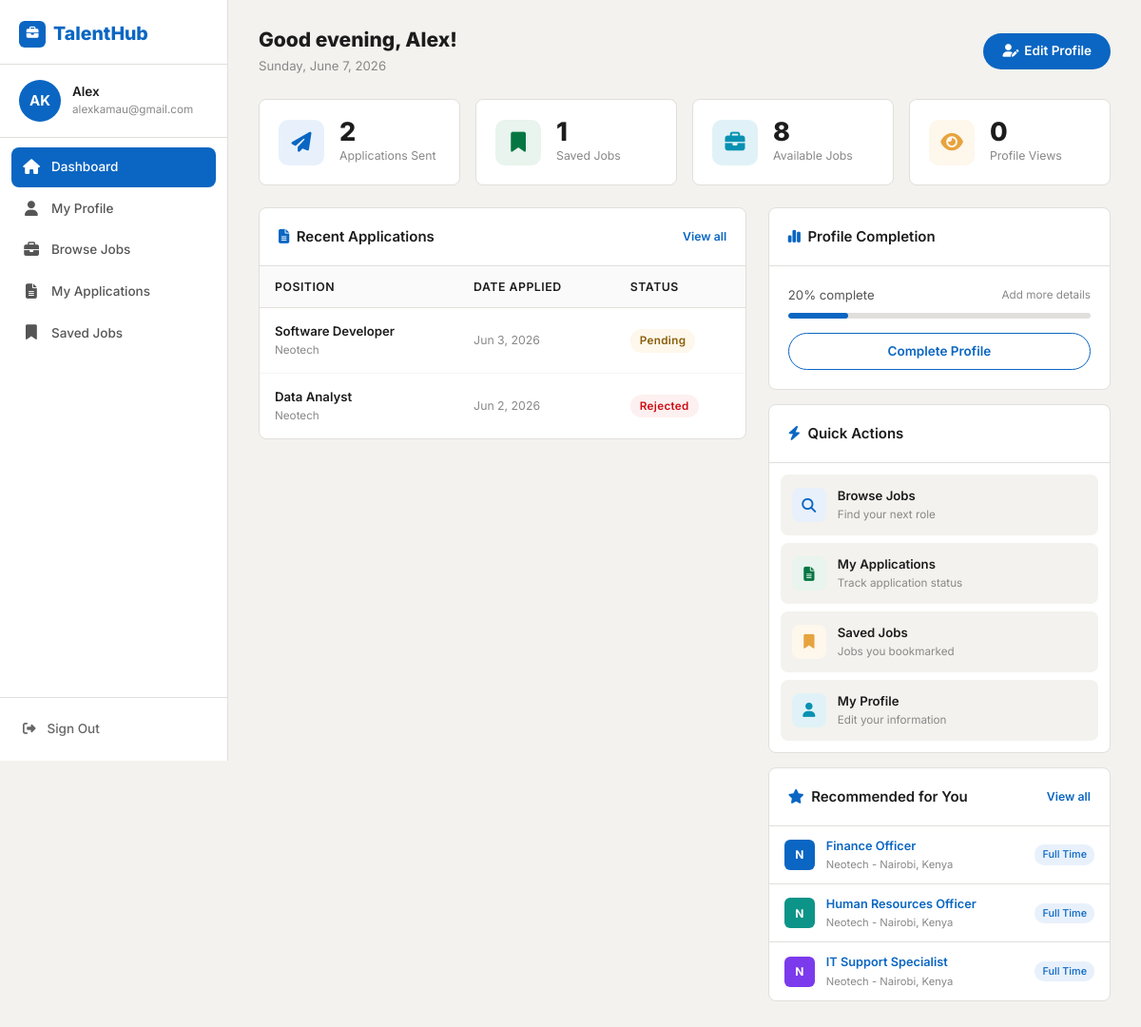
Before: /applicant/ (signed in) with the older database file.
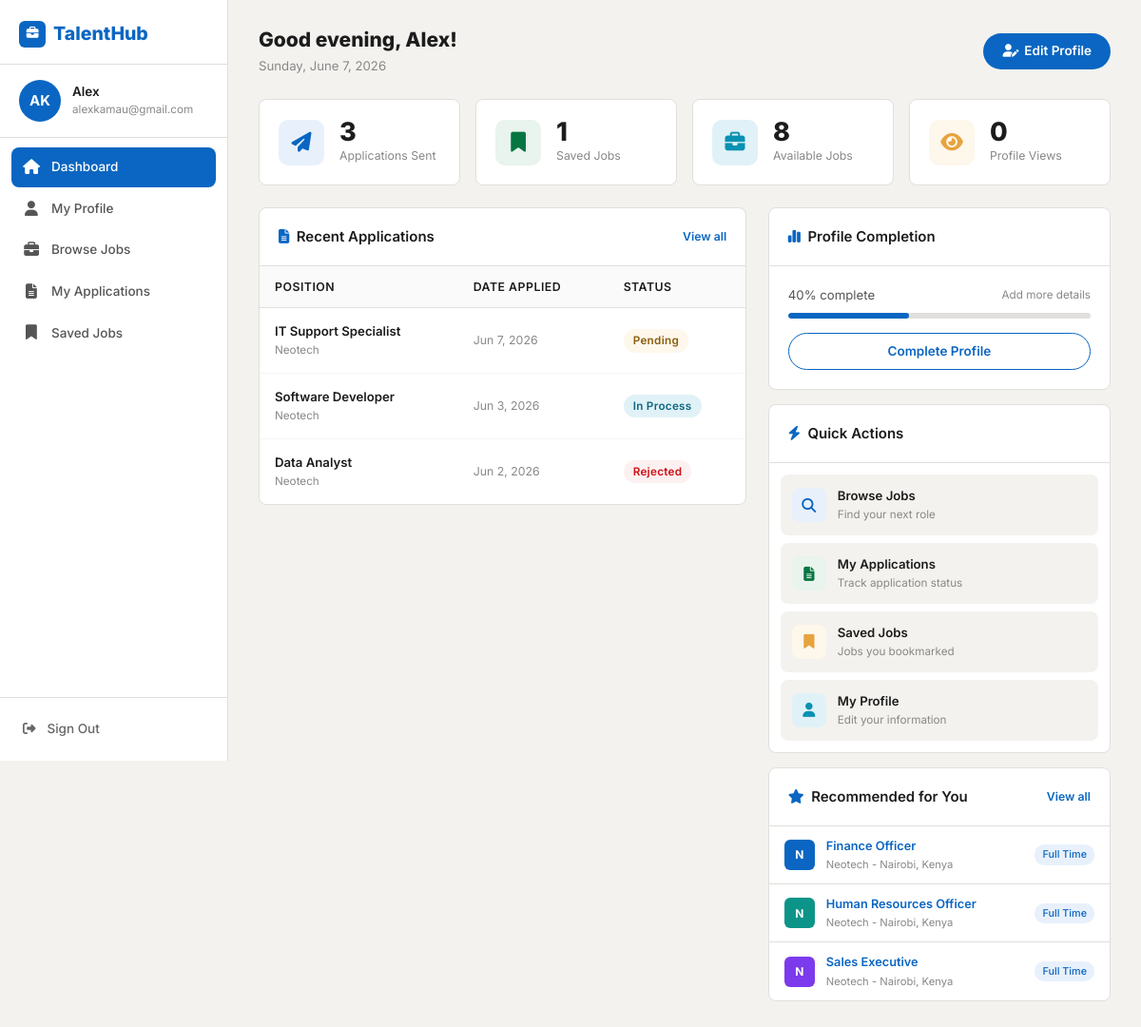
After: the same page with the newer database file.
### job_seeker/models.py (models this page shows, shortened)
class Application(models.Model):
    job = models.ForeignKey(Job, on_delete=CASCADE)
    applicant = models.ForeignKey(Applicant, on_delete=CASCADE, related_name='applications')
    date_applied = models.DateTimeField(default=timezone.now)
    resume = models.FileField(upload_to='applications/resumes/', null=True, blank=True, verbose_name='Resume/CV')
    cover_letter = models.FileField(upload_to='cover_letters/', null=True, blank=True)
    status = models.CharField(max_length=20, choices=APPLICATION_STATUS, default='pending')
    reviewed_by = models.ForeignKey(Staff, blank=True, null=True, on_delete=SET_NULL, related_name='reviewed_applications')
    date_reviewed = models.DateTimeField(blank=True, null=True)
    approved = models.BooleanField(default=False)
    approved_by = models.ForeignKey(Staff, blank=True, null=True, on_delete=SET_NULL)
    date_approved = models.DateTimeField(blank=True, null=True)
    class Meta:
        constraints = [
            UniqueConstraint(fields=['job', 'applicant'], name='unique_applicant_job_match')
        ]
        ordering = ['-date_applied']

class Job(models.Model):
    staff = models.ForeignKey(User, related_name='jobs', on_delete=models.CASCADE, null=True)
    title = models.CharField(max_length=255)
    company = models.CharField(max_length=200, null=True, blank=True)
    location = models.CharField(max_length=255)
    description = models.TextField()
    skills_req = models.CharField(max_length=500, null=True, blank=True)
    job_type = models.CharField(max_length=30, choices=JOB_TYPES, default='Full Time', null=True)
    link = models.URLField(null=True, blank=True)
    salary = models.CharField(max_length=100, null=True, blank=True)
    slug = AutoSlugField(populate_from='title', unique=True, null=True)
    date_posted = models.DateTimeField(default=timezone.now)
    deadline = models.DateField(null=True, blank=True)

### job_seeker/decorators.py (the view)
    def wrapper_func(request, *args, **kwargs):
        if not request.user.is_authenticated:
            return redirect('login')
        if request.user.user_type == User.APPLICANT:
            return view_func(request, *args, **kwargs)
        if request.user.user_type == User.STAFF:
            return redirect('staff')
        messages.error(request, 'Access denied. This page is for job seekers only.')
        return redirect('home')

### job_seeker/models.py (called while the page is built)
    @property
    def full_name(self):
        return f'{self.first_name} {self.last_name}'.strip() or self.username

    @property
    def initials(self):
        parts = self.full_name.split()
        if len(parts) >= 2:
            return (parts[0][0] + parts[-1][0]).upper()
        return self.username[:2].upper()

    def completion_percentage(self):
        fields = [self.full_name, self.location, self.resume, self.grad_year, self.job_type]
        filled = sum(1 for f in fields if f)
        return int((filled / len(fields)) * 100)

### templates/applicant/applicant.html (shortened to what the changed rows need)
{% extends 'base.html' %}
{% block body %}
<div class="sidebar-main">
  <div class="page-header">
    <div>
      <h1 class="page-title">{{ greeting }}, {{ request.user.first_name|default:request.user.username }}!</h1>
    </div>
  </div>
  <div class="stats-row mb-4">
    <div class="stat-card">
      <div>
        <div class="stat-number">{{ applied_count }}</div>
        <p class="stat-label">Applications Sent</p>
      </div>
    </div>
  </div>
  <div class="row g-4" style="align-items:flex-start;">
    <div class="col-lg-7" style="align-self:flex-start;">
      <div class="th-card" style="align-self:flex-start;height:auto !important;">
        <div class="th-card-body" style="padding:0;">
          {% if recent_applications %}
          <table class="th-table">
            <thead>
              <tr>
                <th>Position</th>
                <th>Date Applied</th>
                <th>Status</th>
              </tr>
            </thead>
            <tbody>
              {% for app in recent_applications %}
              <tr>
                <td>
                  <div style="font-weight:600;color:var(--text-dark);">{{ app.job.title }}</div>
                  <div style="font-size:.78rem;color:var(--text-light);">{{ app.job.company|default:"Neotech" }}</div>
                </td>
                <td style="font-size:.82rem;color:var(--text-light);">{{ app.date_applied|date:"M j, Y" }}</td>
                <td>
                  <span class="badge-status badge-{{ app.status|lower|cut:" " }}">
                    {{ app.get_status_display }}
                  </span>
                </td>
              </tr>
              {% endfor %}
            </tbody>
          </table>
          {% endif %}
        </div>
      </div>
    </div>
    <div class="col-lg-5">
      {% if profile %}
      <div class="th-card mb-3">
        <div class="th-card-header"><i class="fa-solid fa-chart-simple me-2 text-primary-th"></i>Profile Completion</div>
        <div class="th-card-body">
          <div class="d-flex justify-content-between align-items-center mb-2">
            <span style="font-size:.88rem;color:var(--text-med);">{{ profile_complete }}% complete</span>
            <span style="font-size:.78rem;color:var(--text-light);">{% if profile_complete < 100 %}Add more details{% else %}Complete!{% endif %}</span>
          </div>
          <div class="profile-progress">
            <div class="profile-progress-bar" style="width:{{ profile_complete }}%;"></div>
          </div>
          {% if profile_complete < 100 %}
          <a href="{% url 'edit-profile' %}" class="btn-outline-th mt-3" style="display:flex;justify-content:center;width:100%;padding:8px;">
            Complete Profile
          </a>
          {% endif %}
        </div>
      </div>
      {% endif %}
      <div class="th-card">
        {% if recommended_jobs %}
        <div>
          {% for job in recommended_jobs|slice:":3" %}
          <a href="{% url 'job-details' job.id %}" class="rec-list-item">
            <div class="job-company-avatar av-{% cycle 'blue' 'teal' 'violet' %}"
                 style="width:32px;height:32px;font-size:.8rem;border-radius:6px;flex-shrink:0;">
              {{ job.company|first|upper|default:"N" }}
            </div>
            <div style="flex:1;min-width:0;">
              <div style="font-size:.85rem;font-weight:600;color:var(--primary);white-space:nowrap;overflow:hidden;text-overflow:ellipsis;">{{ job.title }}</div>
              <div style="font-size:.75rem;color:var(--text-light);">{{ job.company|default:"Neotech" }} - {{ job.location }}</div>
            </div>
            <span style="font-size:.72rem;background:var(--primary-lt);color:var(--primary);padding:2px 8px;border-radius:10px;font-weight:500;white-space:nowrap;flex-shrink:0;">{{ job.job_type }}</span>
          </a>
          {% endfor %}
        </div>
        {% endif %}
      </div>
    </div>
  </div>
</div>
{% endblock %}

Changed rows visible on the page:
no longer on this page (row unchanged): Job: company|first "N", title "IT Support Specialist", company "Neotech", location "Nairobi, Kenya", job_type "Full Time"
added Application: job "IT Support Specialist", job.company "Neotech", date_applied "Jun 7, 2026", status "Pending"
changed Application "Software Developer": status "Pending" → "In Process"
now on this page (row unchanged): Job: company|first "N", title "Sales Executive", company "Neotech", location "Nairobi, Kenya", job_type "Full Time"
Other visible differences:
{{ applied_count }}: "2" → "3"
{{ profile_complete }}: "20" → "40"
{{ profile_complete }}: 20 → 40 (drawn)
